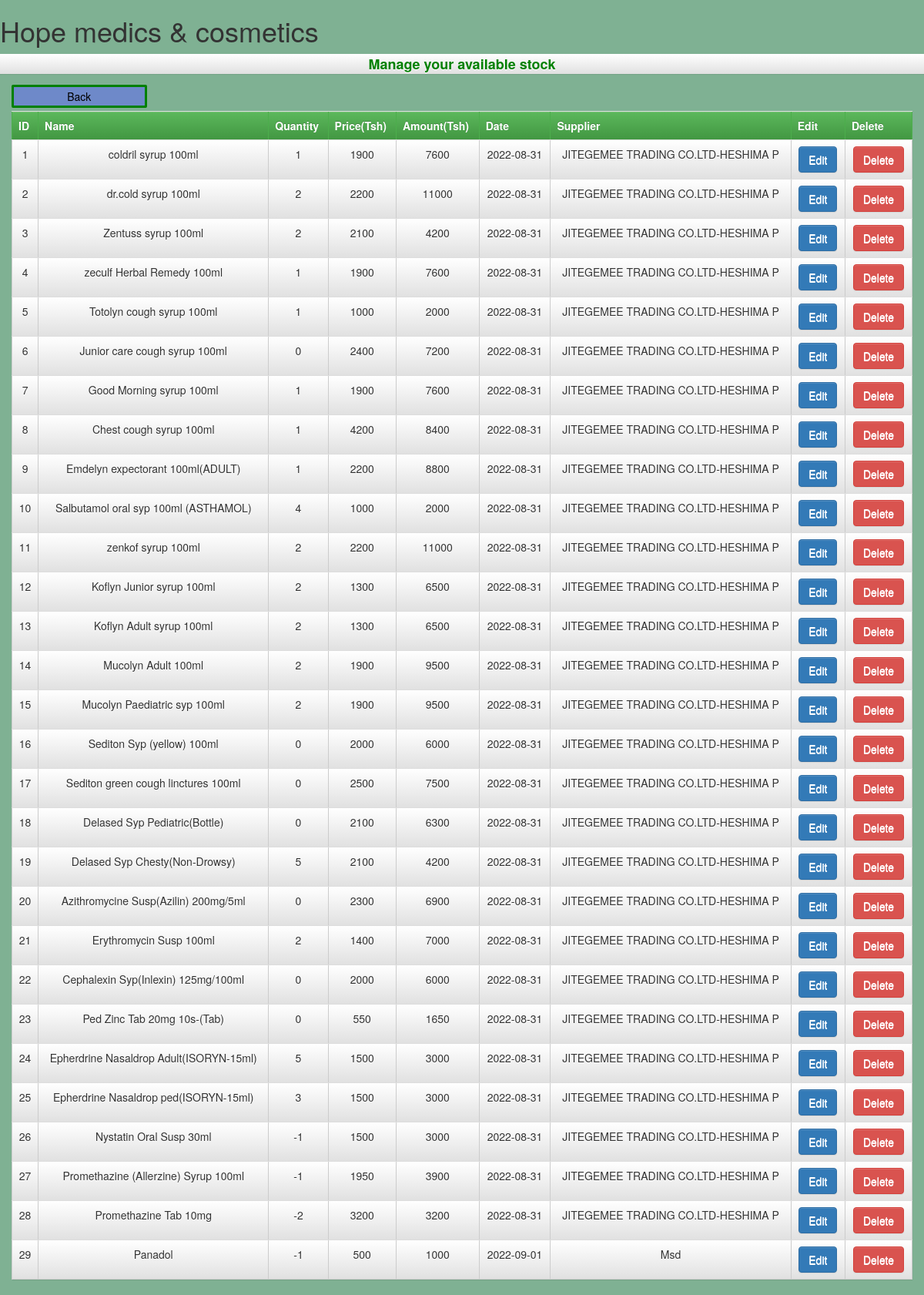
The page /stockk.php on the database its author committed.
### tables this page shows
CREATE TABLE `stock` (
  `stock_id` int(11) NOT NULL,
  `item_name` varchar(255) NOT NULL,
  `quantity` int(255) NOT NULL,
  `price` int(255) NOT NULL,
  `total_amount` int(255) NOT NULL,
  `date_supplied` date NOT NULL,
  `supplier` varchar(255) NOT NULL
);

### stockk.php (the view, shortened to what this page needs)
<?php
$con=mysqli_connect('localhost','root','','medics');
  $result=mysqli_query($con,"SELECT * FROM stock");
?>
<!DOCTYPE html>
<html>
<head>
    <link rel="stylesheet" type="text/css" href="css/bootstrap-theme.css">
    <link rel="stylesheet" type="text/css" href="bootstrap/css/bootstrap.css">
</head>
<body >
  <h1>Hope medics & cosmetics</h1><div class="btn-default">
   <p style="text-align: center;color: green;font-size: 18px;"><b>Manage your available stock</p></b>
</div>
<div class="container-fluid">
  <span class ="alink">
    <a href="stocksale.php" class ="btn">Back</a>
  </span>
    <table border="1" align="center" class ="  table  text-center">
      <tr class="btn-success">
        <th>ID</th>
        <th>Name</th>
        <th>Quantity</th>
        <th>Price(Tsh)</th>
        <th>Amount(Tsh)</th>
        <th>Date</th>
        <th>Supplier</th>
        <th>Edit</th>
        <th>Delete</th>
      </tr>
      <?php
      $increment =1;
        while($row=mysqli_fetch_array($result)){
        ?>
        <tr class="btn-default">
        <td><?php echo $increment;?><br></td>
        <td><?php echo  $row['item_name'];?><br></td>
        <td><?php echo $row['quantity'];?><br></td>
        <td><?php echo $row['price'] ;?></td>
        <td><?php echo $row['total_amount'];?><br></td>
        <td><?php echo  $row['date_supplied'] ;?><br></td>
        <td><?php echo $row['supplier'] ;?><br></td>
        <td><button  onclick="getid(<?php echo $row['stock_id']; ?>)" class="btn btn-primary btn-default" data-toggle="modal" data-target="#updatemodelId">Edit</butto></td>
        <td><button onclick ="getdeleted(<?php echo $row['stock_id']; ?>)" class="btn btn-danger btn-default" data-toggle="modal" data-target="#deletemodelId" >Delete </button></td>
      </tr>
      <?php
   $increment++;
    } ?>
    </table>
    </div>
</body>
</html>

### stockk.php (style rules this page uses)
body { background-color: rgba(0,100,40,0.5); }
.alink a { width: 15%; padding: 2px 5px; margin: 4px 0; display: inline-block; border: 3.6px solid green; border-radius: 2px; box-sizing: border-box; background-color: rgba(95,99,255,0.5); text-decoration: none; color: black; }

### rows shown on the page
stock: item_name "coldril syrup 100ml", quantity "1", price "1900", total_amount "7600", date_supplied "2022-08-31", supplier "JITEGEMEE TRADING CO.LTD-HESHIMA P"
stock: item_name "dr.cold syrup 100ml", quantity "2", price "2200", total_amount "11000", date_supplied "2022-08-31", supplier "JITEGEMEE TRADING CO.LTD-HESHIMA P"
stock: item_name "Zentuss syrup 100ml", quantity "2", price "2100", total_amount "4200", date_supplied "2022-08-31", supplier "JITEGEMEE TRADING CO.LTD-HESHIMA P"
stock: item_name "zeculf Herbal Remedy 100ml", quantity "1", price "1900", total_amount "7600", date_supplied "2022-08-31", supplier "JITEGEMEE TRADING CO.LTD-HESHIMA P"
stock: item_name "Totolyn cough syrup 100ml", quantity "1", price "1000", total_amount "2000", date_supplied "2022-08-31", supplier "JITEGEMEE TRADING CO.LTD-HESHIMA P"
stock: item_name "Junior care cough syrup 100ml", quantity "0", price "2400", total_amount "7200", date_supplied "2022-08-31", supplier "JITEGEMEE TRADING CO.LTD-HESHIMA P"
stock: item_name "Good Morning syrup 100ml", quantity "1", price "1900", total_amount "7600", date_supplied "2022-08-31", supplier "JITEGEMEE TRADING CO.LTD-HESHIMA P"
stock: item_name "Chest cough syrup 100ml", quantity "1", price "4200", total_amount "8400", date_supplied "2022-08-31", supplier "JITEGEMEE TRADING CO.LTD-HESHIMA P"
stock: item_name "Emdelyn expectorant 100ml(ADULT)", quantity "1", price "2200", total_amount "8800", date_supplied "2022-08-31", supplier "JITEGEMEE TRADING CO.LTD-HESHIMA P"
stock: item_name "Salbutamol oral syp 100ml (ASTHAMOL)", quantity "4", price "1000", total_amount "2000", date_supplied "2022-08-31", supplier "JITEGEMEE TRADING CO.LTD-HESHIMA P"
stock: item_name "zenkof syrup 100ml", quantity "2", price "2200", total_amount "11000", date_supplied "2022-08-31", supplier "JITEGEMEE TRADING CO.LTD-HESHIMA P"
stock: item_name "Koflyn Junior syrup 100ml", quantity "2", price "1300", total_amount "6500", date_supplied "2022-08-31", supplier "JITEGEMEE TRADING CO.LTD-HESHIMA P"
stock: item_name "Koflyn Adult syrup 100ml", quantity "2", price "1300", total_amount "6500", date_supplied "2022-08-31", supplier "JITEGEMEE TRADING CO.LTD-HESHIMA P"
stock: item_name "Mucolyn Adult 100ml", quantity "2", price "1900", total_amount "9500", date_supplied "2022-08-31", supplier "JITEGEMEE TRADING CO.LTD-HESHIMA P"
stock: item_name "Mucolyn Paediatric syp 100ml", quantity "2", price "1900", total_amount "9500", date_supplied "2022-08-31", supplier "JITEGEMEE TRADING CO.LTD-HESHIMA P"
stock: item_name "Sediton Syp (yellow) 100ml", quantity "0", price "2000", total_amount "6000", date_supplied "2022-08-31", supplier "JITEGEMEE TRADING CO.LTD-HESHIMA P"
stock: item_name "Sediton green cough linctures 100ml", quantity "0", price "2500", total_amount "7500", date_supplied "2022-08-31", supplier "JITEGEMEE TRADING CO.LTD-HESHIMA P"
stock: item_name "Delased Syp Pediatric(Bottle)", quantity "0", price "2100", total_amount "6300", date_supplied "2022-08-31", supplier "JITEGEMEE TRADING CO.LTD-HESHIMA P"
stock: item_name "Delased Syp Chesty(Non-Drowsy)", quantity "5", price "2100", total_amount "4200", date_supplied "2022-08-31", supplier "JITEGEMEE TRADING CO.LTD-HESHIMA P"
stock: item_name "Azithromycine Susp(Azilin) 200mg/5ml", quantity "0", price "2300", total_amount "6900", date_supplied "2022-08-31", supplier "JITEGEMEE TRADING CO.LTD-HESHIMA P"
stock: item_name "Erythromycin Susp 100ml", quantity "2", price "1400", total_amount "7000", date_supplied "2022-08-31", supplier "JITEGEMEE TRADING CO.LTD-HESHIMA P"
stock: item_name "Cephalexin Syp(Inlexin) 125mg/100ml", quantity "0", price "2000", total_amount "6000", date_supplied "2022-08-31", supplier "JITEGEMEE TRADING CO.LTD-HESHIMA P"
stock: item_name "Ped Zinc Tab 20mg 10s-(Tab)", quantity "0", price "550", total_amount "1650", date_supplied "2022-08-31", supplier "JITEGEMEE TRADING CO.LTD-HESHIMA P"
stock: item_name "Epherdrine Nasaldrop Adult(ISORYN-15ml)", quantity "5", price "1500", total_amount "3000", date_supplied "2022-08-31", supplier "JITEGEMEE TRADING CO.LTD-HESHIMA P"
stock: item_name "Epherdrine Nasaldrop ped(ISORYN-15ml)", quantity "3", price "1500", total_amount "3000", date_supplied "2022-08-31", supplier "JITEGEMEE TRADING CO.LTD-HESHIMA P"
stock: item_name "Nystatin Oral Susp 30ml", quantity "-1", price "1500", total_amount "3000", date_supplied "2022-08-31", supplier "JITEGEMEE TRADING CO.LTD-HESHIMA P"
stock: item_name "Promethazine (Allerzine) Syrup 100ml", quantity "-1", price "1950", total_amount "3900", date_supplied "2022-08-31", supplier "JITEGEMEE TRADING CO.LTD-HESHIMA P"
stock: item_name "Promethazine Tab 10mg", quantity "-2", price "3200", total_amount "3200", date_supplied "2022-08-31", supplier "JITEGEMEE TRADING CO.LTD-HESHIMA P"
stock: item_name "Panadol", quantity "-1", price "500", total_amount "1000", date_supplied "2022-09-01", supplier "Msd"
